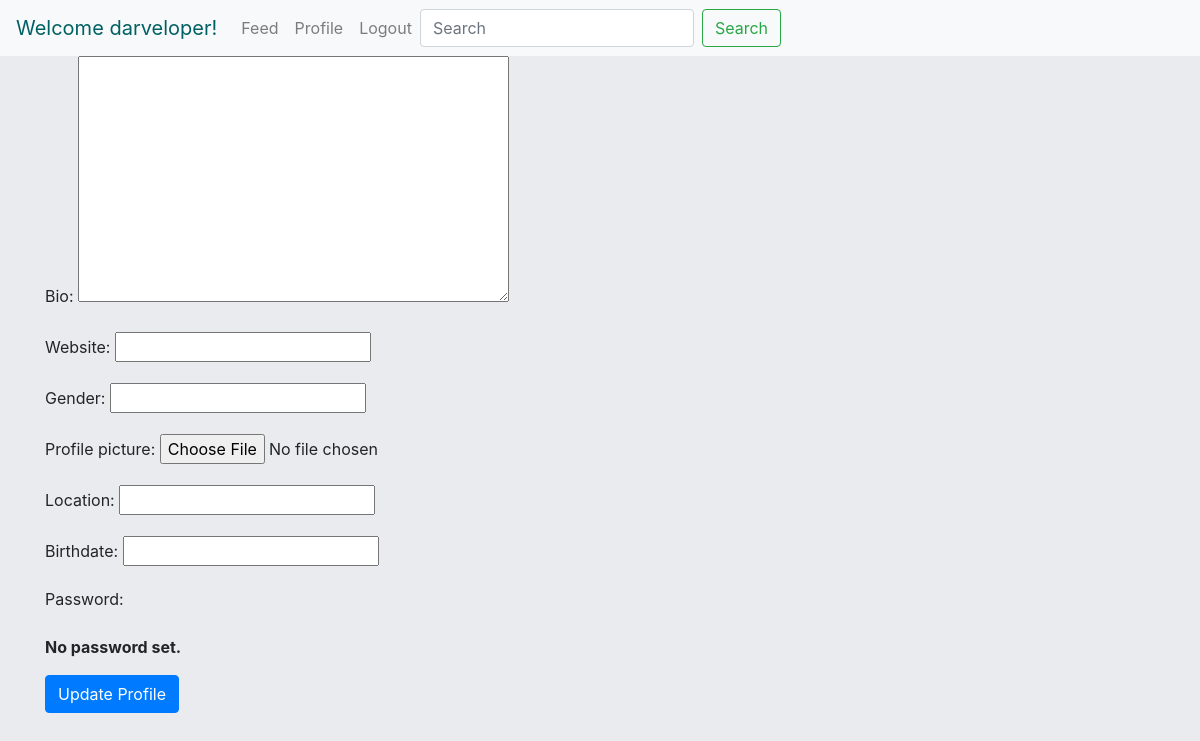
Page /user/darveloper/edit_profile/ (signed in) on the earlier database version.
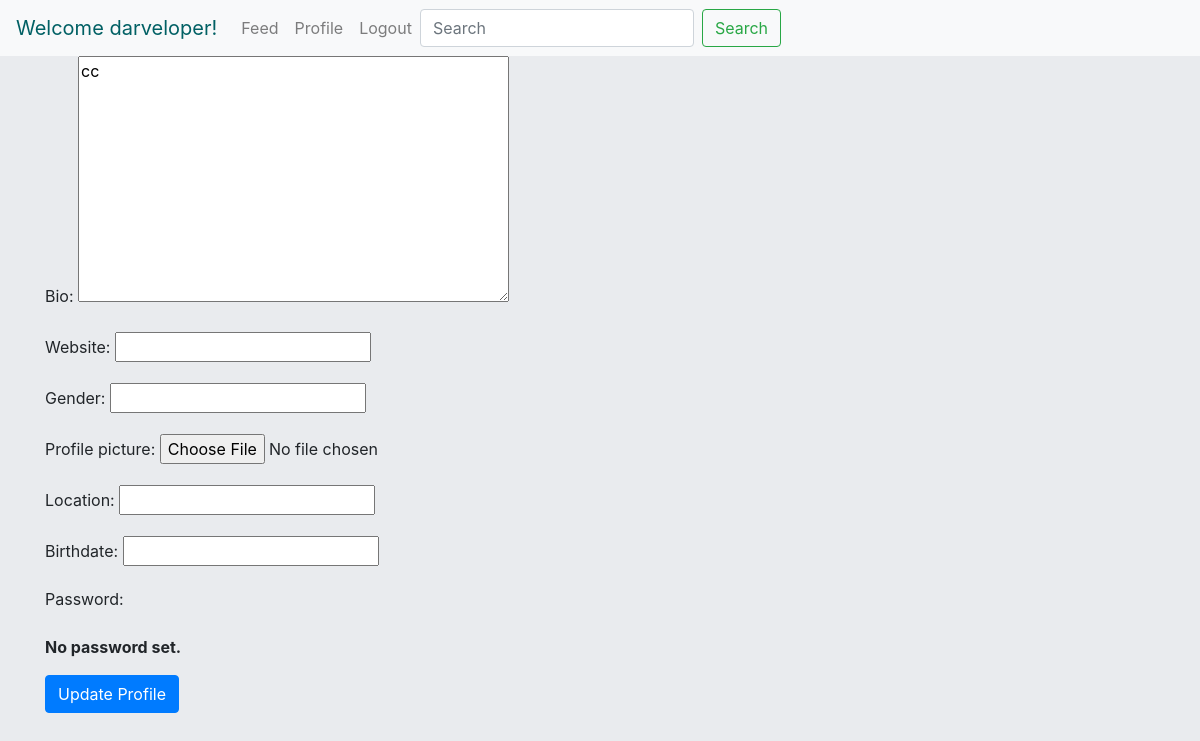
Same page on the later database version.
### authentication/models.py (models this page shows, shortened)
class Profile(models.Model):
    user = models.ForeignKey(Author, on_delete=models.CASCADE, related_name='profile')
    bio = models.TextField(max_length=280, blank=True)
    website = models.URLField(blank=True, null=True)
    gender = models.CharField(max_length=20, blank=True, null=True)
    profile_picture = models.ImageField(null=True, blank=True, default='default.png', upload_to='profile_uploads')
    location = models.CharField(max_length=30, blank=True, null=True)
    birthdate = models.DateField(auto_now=False, auto_now_add=False, null=True, blank=True)

### authentication/views.py (the view)
# urls.py: path('user/<str:slug>/edit_profile/', profile_edit_view, name='edit_profile'),
@login_required
def profile_edit_view(request, slug):
    user = Author.objects.get(username=slug)
    profile = Profile.objects.filter(user=user).first()
    if request.method == 'POST':
        form = AuthorAdminChangeForm(request.POST, request.FILES, instance=profile)
        if form.is_valid():
            form.save()
            print("the form should be saving now")
        return redirect('/')
    else:
        form = AuthorAdminChangeForm(instance=profile)
        context = {'form': form }
    return render(request, 'edit_profile.html', context)

### authentication/forms.py
class AuthorAdminChangeForm(UserChangeForm):
    password = ReadOnlyPasswordHashField()
    class Meta:
        model = Profile
        exclude = ('user', 'password')

### authentication/models.py (called while the page is built)
    @property
    def is_active(self):
        return self.active

### authentication/templates/edit_profile.html (shortened to what this page needs)
{% extends 'base.html' %}
{% block content %}
<div class="content-section">
  <form action="{% url 'edit_profile' slug=request.user.username %}" method="POST" enctype="multipart/form-data">{% csrf_token %}
      {{form.as_p }}
      <button class="btn btn-primary" type="submit">Update Profile</button>
    </div>
</div>
{% endblock %}

Differences in the rows shown:
added Profile: bio "cc"
